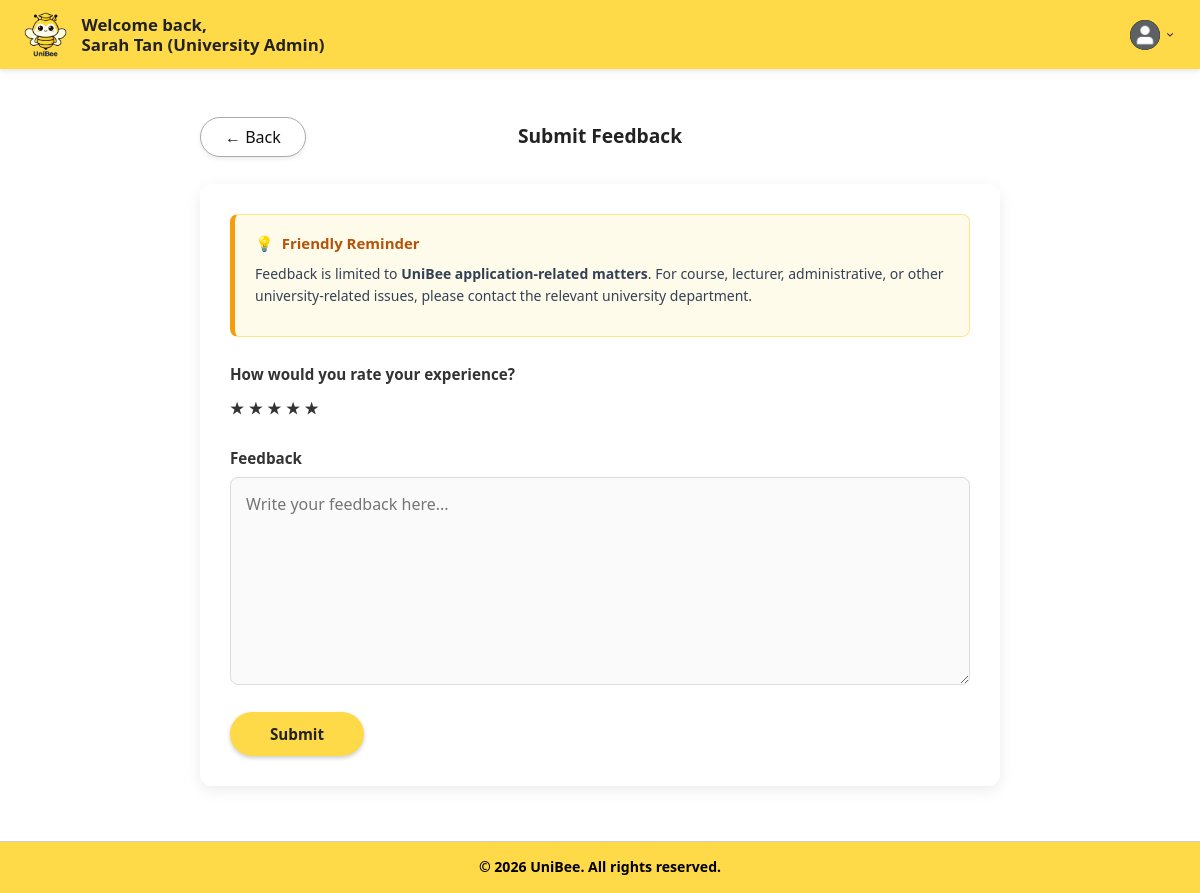
/boundary/submitFeedbackPage.php (signed in), run on an earlier commit of the app's database.
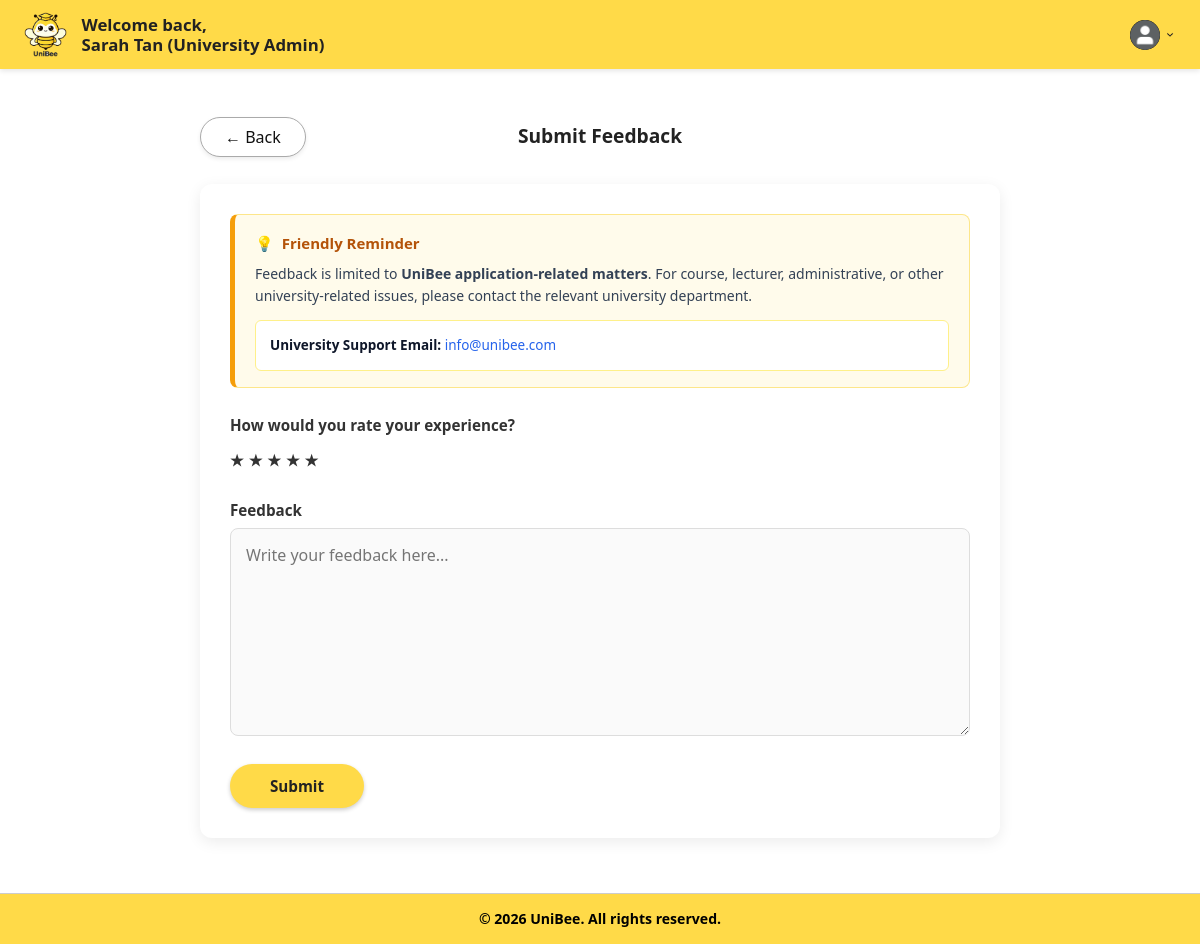
And on a later commit of the database.
### tables this page shows
CREATE TABLE Universities (
    id INT PRIMARY KEY AUTO_INCREMENT,
    name VARCHAR(255) NOT NULL,
    institutionType VARCHAR(100),
    email VARCHAR(50),
    country VARCHAR(100),
    postalCode VARCHAR(20),
    status VARCHAR(50) DEFAULT 'active',
    suspensionReason TEXT,
    registrationDate DATETIME DEFAULT CURRENT_TIMESTAMP,
    updatedAt DATETIME DEFAULT CURRENT_TIMESTAMP ON UPDATE CURRENT_TIMESTAMP,
    subscriptionPlan VARCHAR(50),
    campusMapPath VARCHAR(500) NULL
);

### boundary/submitFeedbackPage.php (the view, shortened to what this page needs)
<?php
$user_role = strtolower($_SESSION['user_role'] ?? $_SESSION['role'] ?? '');
switch ($user_role) {
    case 'university_admin':
    case 'university admin':
        $dashboardPage = "universityAdminDashboardPage.php";
        break;
}
$db = (new Database())->connect();
$supportStmt = $db->prepare("SELECT email FROM Universities WHERE id = ?");
$supportStmt->execute([$_SESSION['university_id'] ?? 0]);
$supportRow = $supportStmt->fetch(PDO::FETCH_ASSOC);
$supportEmail = $supportRow['email'] ?? '';
$prefillMessage = isset($_GET['message']) ? htmlspecialchars(trim($_GET['message'])) : '';
?>
<!DOCTYPE html>
<html lang="en">
<head>
    <link rel="stylesheet" href="../style.css">
</head>
<body>
    <header class="header">
        <div class="logo-container">
            <a href="<?php echo htmlspecialchars($dashboardPage); ?>">
                <img src="../images/uniBeeLogo.png" alt="UniBee Logo">
            </a>
        </div>
        <div class="welcome-message">
            <span>Welcome back,</span>
            <strong>
                <?php
                echo htmlspecialchars($_SESSION['user_name'] ?? 'User') .
                    ' (' . ucwords(str_replace('_', ' ', strtolower($_SESSION['user_role'] ?? $_SESSION['role'] ?? 'User'))) . ')';
                ?>
            </strong>
        </div>
        <div class="dashboard-header-right">
            <div class="profile-dropdown">
                <div class="profile-container" onclick="toggleDropdown()">
                    <img src="../images/profilePic.png" alt="Profile" class="profile-icon">
                    <img src="../images/dropdown.png" alt="Menu" class="dropdown-arrow">
                </div>
            </div>
        </div>
    </header>
    <main class="dashboard">
        <div class="profile-header">
            <a href="<?php echo htmlspecialchars($dashboardPage); ?>" class="btn-back">&#8592; Back</a>
            <h2 class="section-label">Submit Feedback</h2>
        </div>
        <form action="../controller/submitFeedbackController.php" method="POST" class="feedback-form">
            <div class="feedback-notice-box">
                <div class="notice-header">
                    <span>💡</span> Friendly Reminder
                </div>
                <p class="notice-text">
                    Feedback is limited to <strong>UniBee application-related matters</strong>. For course, lecturer,
                    administrative, or other university-related issues, please contact the relevant university
                    department.
                </p>
                <?php if (!empty($supportEmail)): ?>
                    <div class="notice-contacts">
                        <p><strong>University Support Email:</strong>
                            <a href="mailto:<?php echo htmlspecialchars($supportEmail); ?>">
                                <?php echo htmlspecialchars($supportEmail); ?>
                            </a>
                        </p>
                    </div>
                <?php endif; ?>
            </div>
            <div class="form-group">
                <label>How would you rate your experience?</label>
                <div class="star-rating">
                    <label for="star5" title="Excellent">&#9733;</label>
                    <label for="star4" title="Good">&#9733;</label>
                    <label for="star3" title="Average">&#9733;</label>
                    <label for="star2" title="Poor">&#9733;</label>
                    <label for="star1" title="Very Poor">&#9733;</label>
                </div>
            </div>
            <div class="form-group">
                <label for="message">Feedback</label>
                <textarea id="message" name="message" rows="8" placeholder="Write your feedback here..."
                    required><?php echo $prefillMessage; ?></textarea>
            </div>
            <button type="submit" name="submit_feedback" class="btn-primary">Submit</button>
        </form>
    </main>
    <footer>
        <div class="footer-bottom-bar">
            &copy; 2026 UniBee. All rights reserved.
        </div>
    </footer>
</body>
</html>

What changed in the data, as far as the page shows it:
added universities: email "info@unibee.com"
Also different on the page:
text now shown: "University Support Email:"
